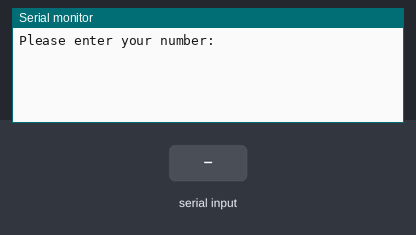
Simulated run of this sketch. Board: Arduino Uno, built with avr-gcc and run on an emulated ATmega328P. Shown: the last lines printed to the serial monitor. The test bench sets the inputs (shaded band).

Above: at 1.2 s.
1.3 s: "90,45\n" received over Serial
At 1.46 s:
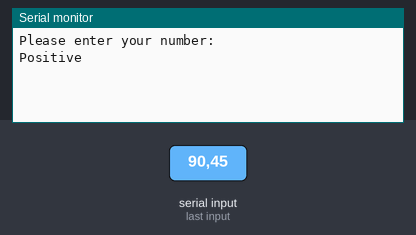
3.0 s: "0\n" received over Serial
At 3.16 s:
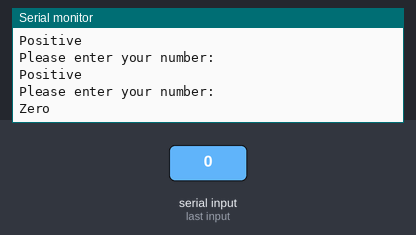

The sketch:

1.ino
```cpp
/*
int myNum;
int br=9600;
String myPrompt="Please enter your number: ";

void setup() {
  Serial.begin(br);
}

void loop() {
  Serial.println(myPrompt);
  while (Serial.available()==0){
  }
    myNum=Serial.parseInt();
    if (myNum>0){
      Serial.println("Positive");
    }
    if (myNum<0){
      Serial.println("Negative");
    }
}
*/

int myNum;

int br = 9600;

String myPrompt = "Please enter your number: ";

void setup() {
  Serial.begin(br);
}

void loop() {

  Serial.println(myPrompt);

  while (Serial.available() == 0) {
  }

  myNum = Serial.parseInt();

  // Clear remaining serial characters
  while (Serial.available() > 0) {
    Serial.read();
  }

  if (myNum > 0) {
    Serial.println("Positive");
  }
  else if (myNum < 0) {
    Serial.println("Negative");
  }
  else {
    Serial.println("Zero");
  }

  delay(200);
}
```

Measured:
- after the input at 1.3 s, the serial monitor: prints a new line at once (image 1)
- after the input at 3.0 s, the serial monitor: prints a new line at once (image 2)
